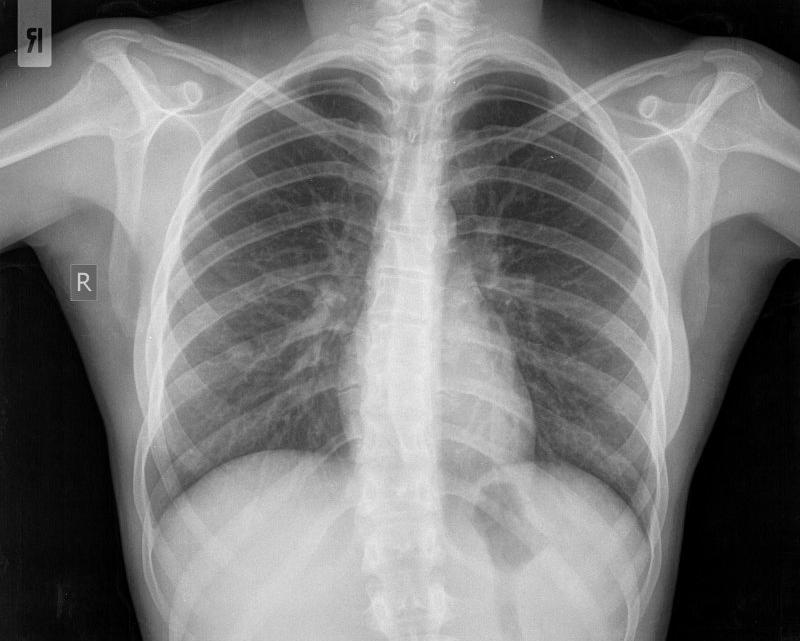
#> input picture image_1.jpg, 800 x 641 px, found by its file name
$ jupyter execute Ex_1.ipynb
#> lines starting #> are read from the running program, lines starting #| are printed output that depends on the picture
# Exercise 1 — Gray-Level Transformation

Student: Konstantinos Kritsotakis

Registration Number: 7115152500007

Course: Image Analysis and Processing (2025–2026)

## (a) Effect of the transformation function on a grayscale image

The given transformation function maps each input gray-level value r to an output gray-level value s = T(r). From the graph, the transformation is a piecewise constant, or step-like, function.

The transformation groups many input intensity values into only 8 output gray levels:

{10, 20, 50, 70, 100, 140, 180, 200}

Therefore, the transformation performs gray-level quantization. Fine intensity variations inside each interval are lost, while sudden intensity jumps appear between intervals. As a result, the transformed image becomes less smooth and shows a posterization effect.

## (b) Verification by applying the transformation to an image

To verify the theoretical analysis, the transformation function was applied to a grayscale image.
The implementation uses a lookup table \(T\), where each possible input intensity value \(r \in [0,255]\) is mapped to its corresponding output value \(T(r)\).

The original image, the transformed image, their histograms, and numerical measurements are shown below.

[cell 1]
import numpy as np
import matplotlib.pyplot as plt
from skimage import io, color, img_as_ubyte

image_path = r"C:\Users\Konstantinos Krit\Desktop\MSc\Β' Εξάμηνο\Image Analysis & Processing\1st Project\image_1.jpg"

img = io.imread(image_path)
#> img is the input picture: shape (641, 800); min 0, max 240, mean 121.5

if img.ndim == 3:
    img = color.rgb2gray(img)
    img = img_as_ubyte(img)
else:
    img = img.astype(np.uint8)

[cell 2]
T = np.zeros(256, dtype=np.uint8)

T[0:30]    = 10
T[30:60]   = 20
T[60:90]   = 50
T[90:120]  = 70
T[120:160] = 100
T[160:190] = 140
T[190:220] = 180
T[220:256] = 200

transformed = T[img]
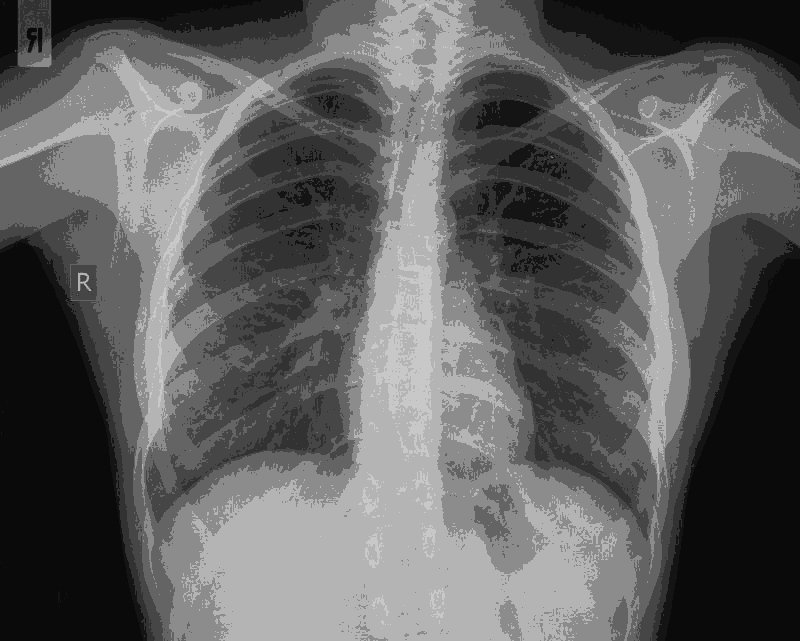
#> transformed: shape (641, 800); min 10, max 200, mean 95.7

[cell 3]
plt.figure(figsize=(12, 5))

plt.subplot(1, 2, 1)
plt.imshow(img, cmap='gray', vmin=0, vmax=255)
plt.title("Original grayscale image")
plt.axis("off")

plt.subplot(1, 2, 2)
plt.imshow(transformed, cmap='gray', vmin=0, vmax=255)
plt.title("Transformed image using T(r)")
plt.axis("off")

plt.show()
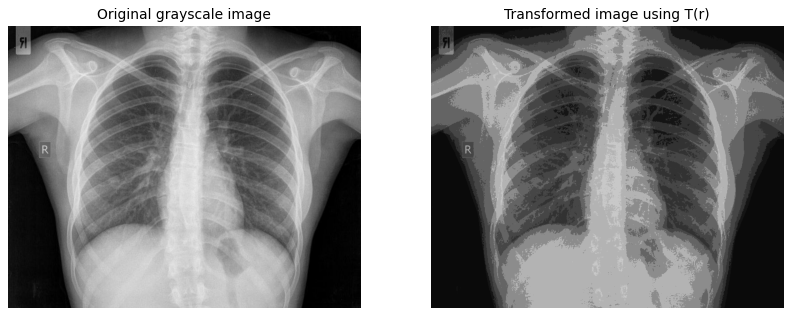
#> figure drawn by matplotlib, 2 panels

The transformed image appears less smooth than the original image. This happens because many different input intensity values are mapped to the same output gray level. Therefore, fine gray-level variations are lost and visible intensity bands appear.

[cell 4]
plt.figure(figsize=(12, 4))

plt.subplot(1, 2, 1)
plt.hist(img.ravel(), bins=256, range=(0, 255), color='gray')
plt.title("Histogram of original image")
plt.xlabel("Intensity value")
plt.ylabel("Number of pixels")

plt.subplot(1, 2, 2)
plt.hist(transformed.ravel(), bins=256, range=(0, 255), color='gray')
plt.title("Histogram of transformed image")
plt.xlabel("Intensity value")
plt.ylabel("Number of pixels")

plt.tight_layout()
plt.show()
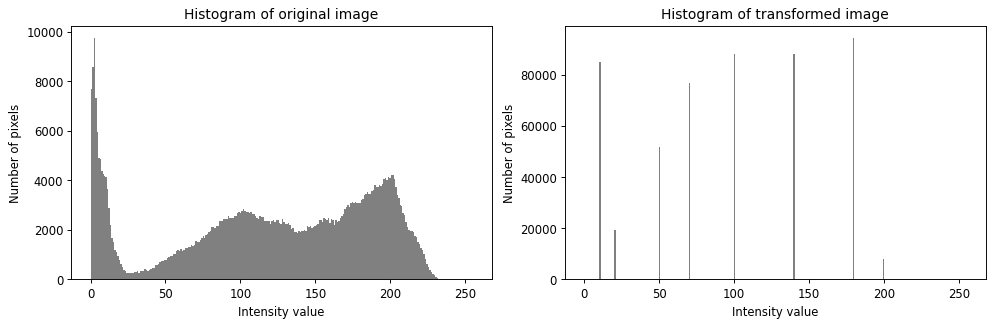
#> figure drawn by matplotlib, 2 panels; panel 1: tallest bar 9749 high, from x = 1.99 to 2.99; panel 2: tallest bar 94556 high, from x = 179.3 to 180.3

The original histogram is distributed over many intensity values. In contrast, the transformed histogram contains only 8 peaks, corresponding to the 8 possible output gray levels of the transformation function.

[cell 5]
print("Original image:")
print("Minimum intensity:", img.min())
#| Minimum intensity: 0
print("Maximum intensity:", img.max())
#| Maximum intensity: 240
print("Dynamic range:", int(img.max()) - int(img.min()))
#| Dynamic range: 240
print("Number of different gray levels:", len(np.unique(img)))
#| Number of different gray levels: 241

print("\nTransformed image:")
print("Minimum intensity:", transformed.min())
#| Minimum intensity: 10
print("Maximum intensity:", transformed.max())
#| Maximum intensity: 200
print("Dynamic range:", int(transformed.max()) - int(transformed.min()))
#| Dynamic range: 190
print("Different gray levels:", np.unique(transformed))
#| Different gray levels: [ 10  20  50  70 100 140 180 200]
print("Number of different gray levels:", len(np.unique(transformed)))
#| Number of different gray levels: 8

test_values = np.array([0, 29, 30, 59, 60, 89, 90, 119, 120, 155, 160, 189, 190, 219, 220, 255])

print("\nExample mappings r -> T(r):")
for r in test_values:
    print(f"{r:3d} -> {T[r]}")

$ run again, with image_2.jpg copied over image_1.jpg
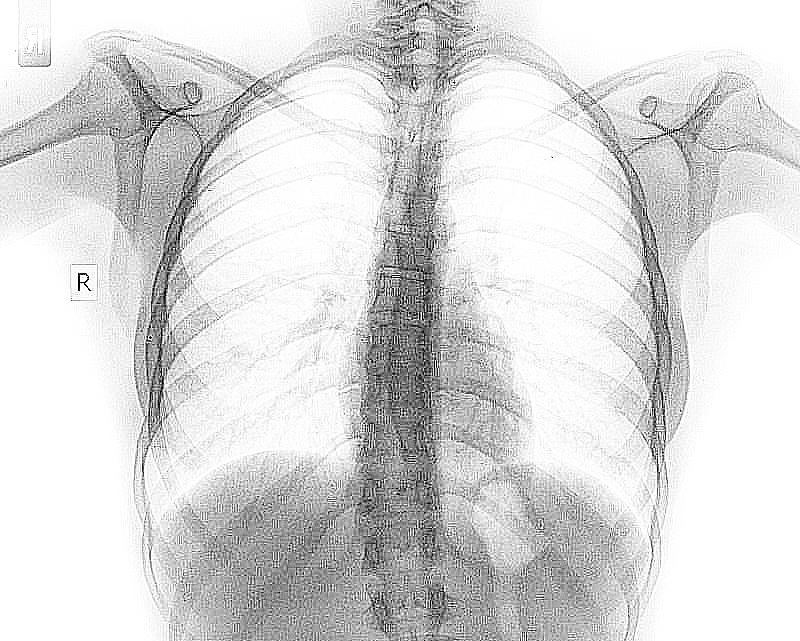
#> input picture image_2.jpg, 800 x 641 px, found by its file name
#> img is the input picture: shape (641, 800); min 0, max 255, mean 217.6
#> `transformed = T[img]`:
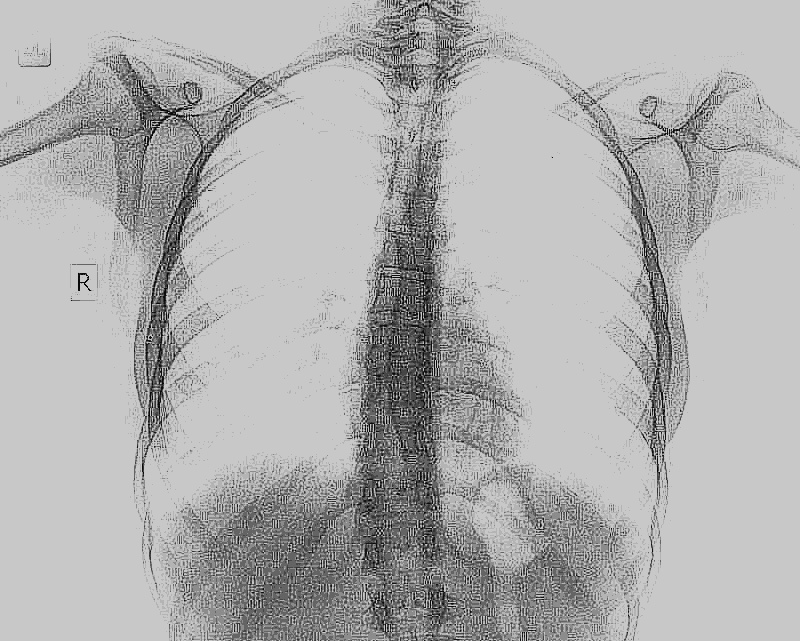
#> transformed: shape (641, 800); min 10, max 200, mean 175.2
#> `plt.show()`:
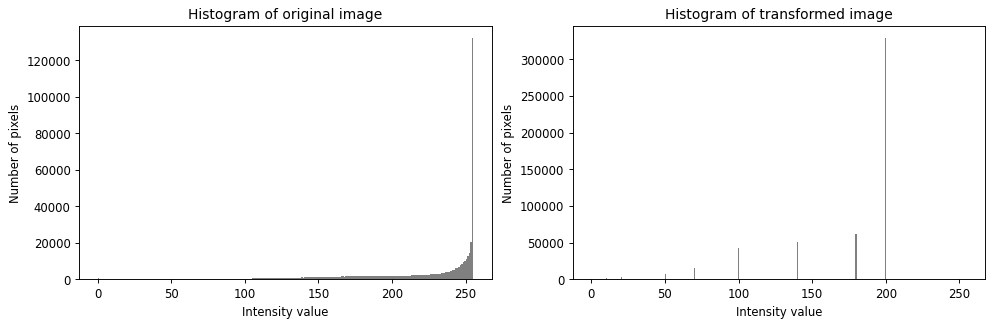
#> figure drawn by matplotlib, 2 panels; panel 1: tallest bar 132394 high, from x = 254 to 255; panel 2: tallest bar 329193 high, from x = 199.2 to 200.2
#| Minimum intensity: 0
#| Maximum intensity: 255
#| Dynamic range: 255
#| Number of different gray levels: 256
#| Minimum intensity: 10
#| Maximum intensity: 200
#| Dynamic range: 190
#| Different gray levels: [ 10  20  50  70 100 140 180 200]
#| Number of different gray levels: 8

$ run again, with First-photo-of-the-moon-from-Chandrayaan-2_ISRO.jpg copied over image_1.jpg
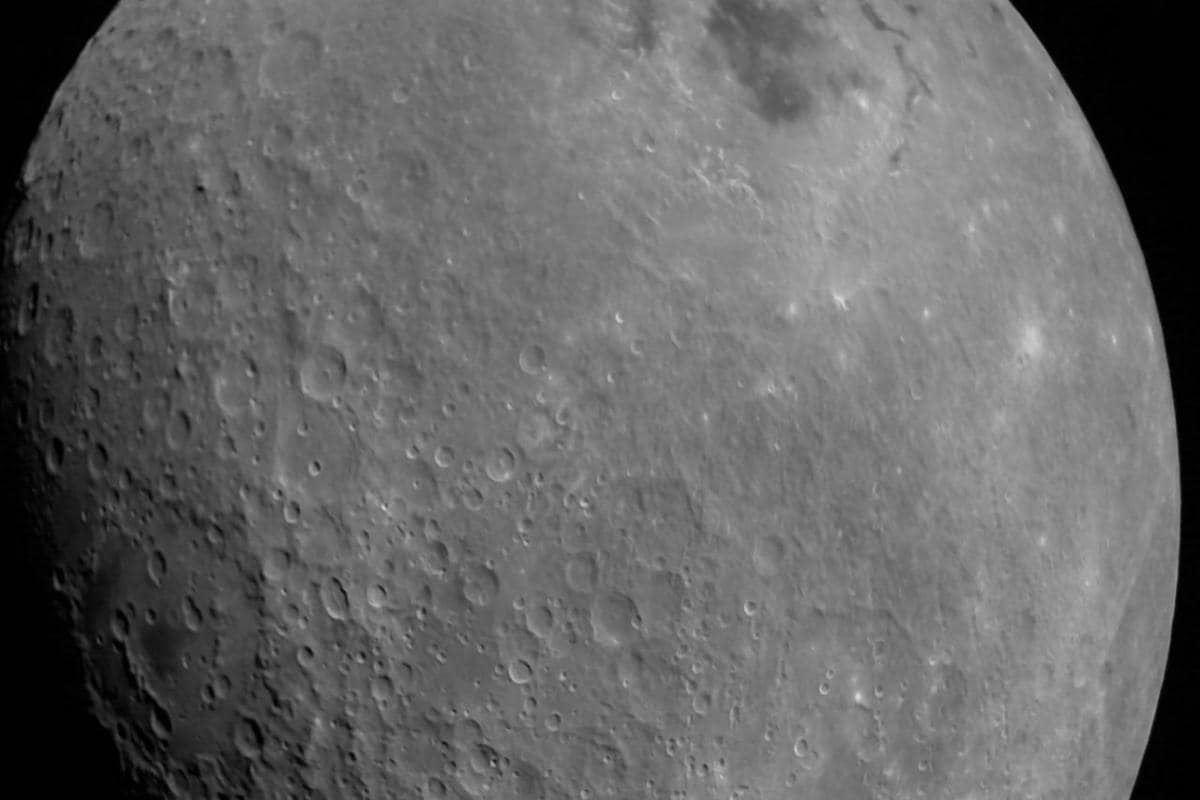
#> input picture First-photo-of-the-moon-from-Chandrayaan-2_ISRO.jpg, 1200 x 800 px, found by its file name
#> img is the input picture: shape (800, 1200, 3); min 0, max 218, mean 101.8
#> `transformed = T[img]`:
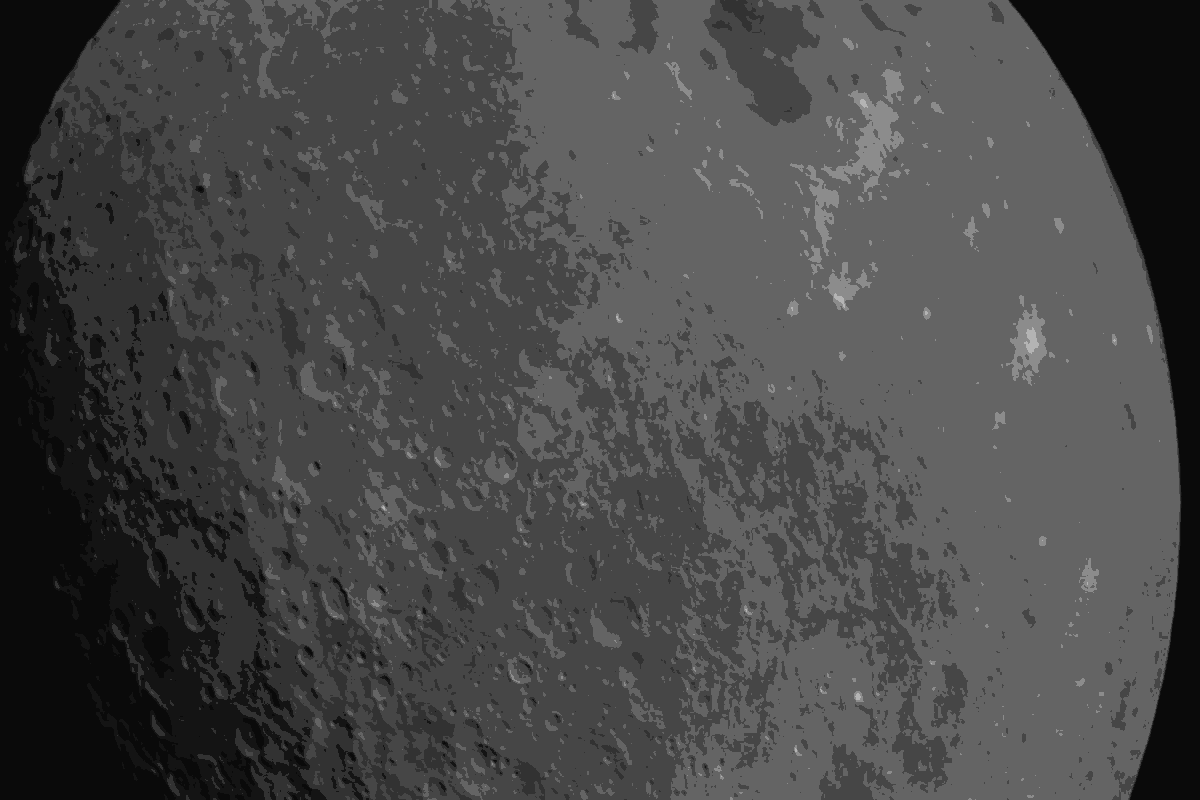
#> transformed: shape (800, 1200); min 10, max 180, mean 71.8
#> `plt.show()`:
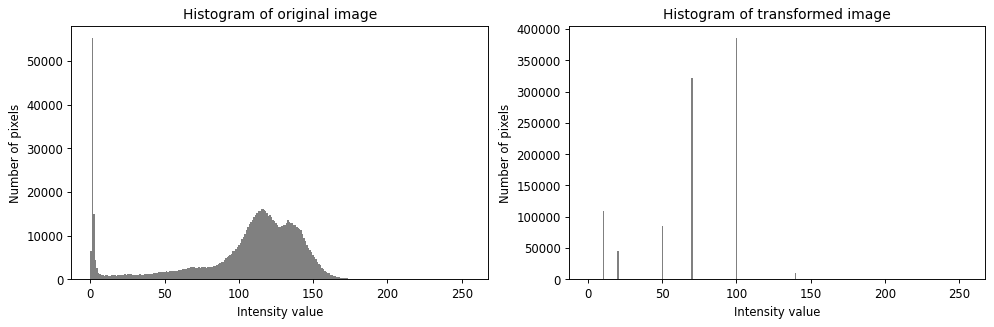
#> figure drawn by matplotlib, 2 panels; panel 1: tallest bar 55249 high, from x = 0.996 to 1.99; panel 2: tallest bar 385754 high, from x = 99.61 to 100.6
#| Minimum intensity: 0
#| Maximum intensity: 218
#| Dynamic range: 218
#| Number of different gray levels: 218
#| Minimum intensity: 10
#| Maximum intensity: 180
#| Dynamic range: 170
#| Different gray levels: [ 10  20  50  70 100 140 180]
#| Number of different gray levels: 7
